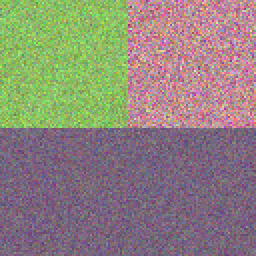
%> input picture hw5/Gauss_rgb1.png, 128 x 128 px (shown 2 times larger)
$ octave q2a.m   (GNU Octave 9; MATLAB toolbox functions it lacks are replaced by stand-ins)
%> lines starting %> are read from the running program, lines starting %| are printed output that depends on the picture; in (x1, y1, x2, y2) boxes, pixels count from 0 and x2, y2 are one past the last pixel; in counts of white or black regions, pixels touching at a corner belong together; the program's own positions count from 1
clear;
img = double(imread("Gauss_rgb1.png"));
[size1, size2, size3] = size(img);
%> size1 = 128; size2 = 128; size3 = 3
label_img = zeros(size1,size2);

%%seed selection
n=3;
seeds_pos = zeros(n,2);
% [9 lines of commented-out code are left out]
seeds_pos(1,:) = [11 5];%%%%%%%%%%%%%%%%%
% seeds_pos(1,:) = [17 25];
seeds_pos(2,:) = [40 76];%%%%%%%%%%%%%%%%%
seeds_pos(3,:) = [106 61];%%%%%%%%%%%%%%%%%

% [16 lines of commented-out code are left out]
seeds_values = zeros(n,3);

seeds_values(1,:) = img(seeds_pos(1,1),seeds_pos(1,2),:);
seeds_values(2,:) = img(seeds_pos(2,1),seeds_pos(2,2),:);
seeds_values(3,:) = img(seeds_pos(3,1),seeds_pos(3,2),:);

reg_values = zeros(n,size1*size2,3);

reg_values(1,1,:) = seeds_values(1,:);
reg_values(2,1,:) = seeds_values(2,:);
reg_values(3,1,:) = seeds_values(3,:);

reg_pos = zeros(n,size1*size2,2);

reg_pos(1,1,:) = seeds_pos(1,:);
reg_pos(2,1,:) = seeds_pos(2,:);
reg_pos(3,1,:) = seeds_pos(3,:);

avg_values = zeros(n,3);

avg_values(1,:) = seeds_values(1,:);
avg_values(2,:) = seeds_values(2,:);
avg_values(3,:) = seeds_values(3,:);

total_values = zeros(n,3);

total_values(1,:) = seeds_values(1,:);
total_values(2,:) = seeds_values(2,:);
total_values(3,:) = seeds_values(3,:);


label_img(reg_pos(1,1,1),reg_pos(1,1,2)) = 1;
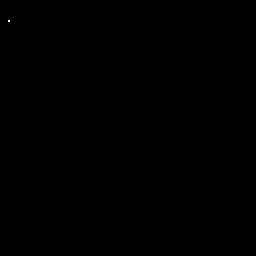
%> label_img: size 128x128 double (shown 2 times larger); values 0 (black) and 1 (white), 0.01% white in thin lines or dots, all inside (x1, y1, x2, y2) = (4, 10, 5, 11)
label_img(reg_pos(2,1,1),reg_pos(2,1,2)) = 2;
%> label_img: size 128x128 double; 0.01% of pixels changed, all inside (x1, y1, x2, y2) = (75, 39, 76, 40)
label_img(reg_pos(3,1,1),reg_pos(3,1,2)) = 3;
%> label_img: size 128x128 double; min 0, max 3, mean 0.000366

n_region = zeros(n);
n_region(1) = 1;
n_region(2) = 1;
n_region(3) = 1;

%%%%%%%%%%%%%%%ground truth
grt = zeros(128);
for i=1:128
    for j=1:128
        if i>64
            grt(i,j) = 3;
        else
            if j>64
                grt(i,j) = 2;
            else
                grt(i,j) = 1;
            end
        end
    end
end


%%%%%%%%%%%%%%%

%%%%%
threshold = 5;
d_threshold = 10;

n_pixels = n;
old_n_pixels = n;


%> (the run ends here)
